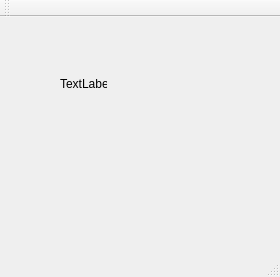
<?xml version="1.0" encoding="UTF-8"?>
<ui version="4.0">
 <class>MainWindow</class>
 <widget class="QMainWindow" name="MainWindow">
  <property name="geometry">
   <rect>
    <x>0</x>
    <y>0</y>
    <width>280</width>
    <height>277</height>
   </rect>
  </property>
  <property name="windowTitle">
   <string>MainWindow</string>
  </property>
  <widget class="QWidget" name="centralWidget">
   <widget class="QLabel" name="label">
    <property name="geometry">
     <rect>
      <x>60</x>
      <y>60</y>
      <width>47</width>
      <height>13</height>
     </rect>
    </property>
    <property name="text">
     <string>TextLabel</string>
    </property>
   </widget>
  </widget>
  <widget class="QMenuBar" name="menuBar">
   <property name="geometry">
    <rect>
     <x>0</x>
     <y>0</y>
     <width>280</width>
     <height>21</height>
    </rect>
   </property>
  </widget>
  <widget class="QToolBar" name="mainToolBar">
   <attribute name="toolBarArea">
    <enum>TopToolBarArea</enum>
   </attribute>
   <attribute name="toolBarBreak">
    <bool>false</bool>
   </attribute>
  </widget>
  <widget class="QStatusBar" name="statusBar"/>
 </widget>
 <layoutdefault spacing="6" margin="11"/>
 <resources/>
 <connections/>
</ui>
